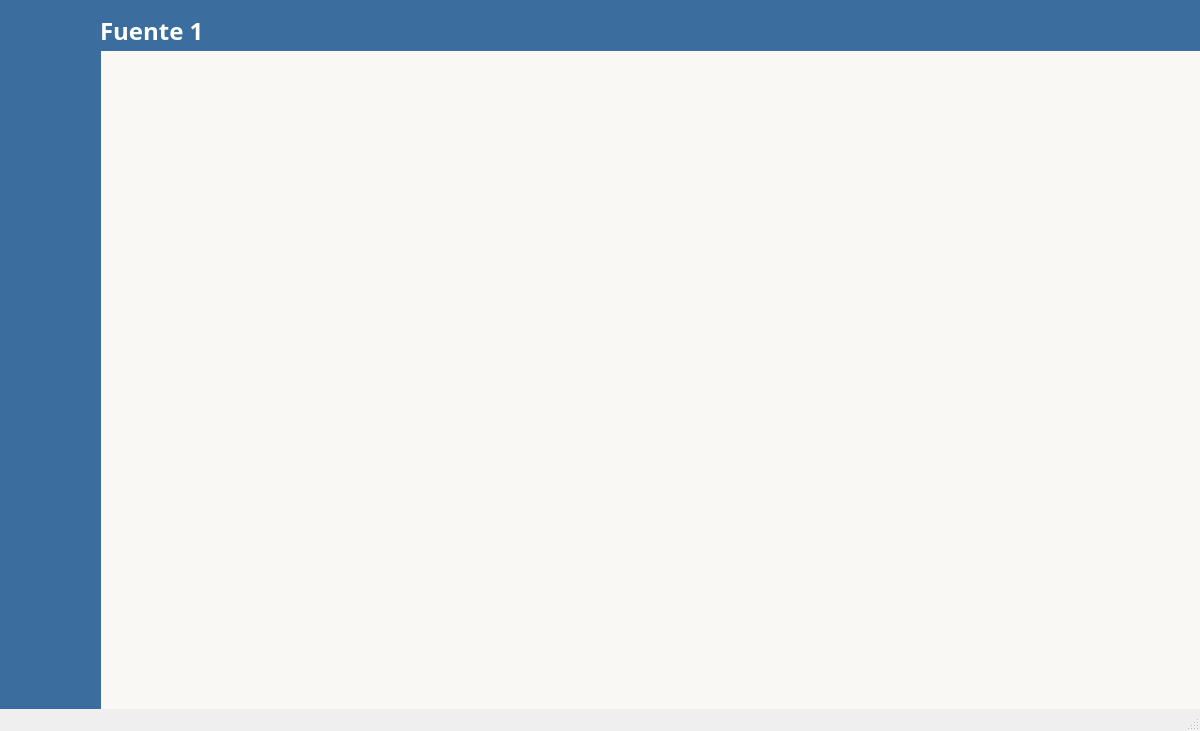
<?xml version="1.0" encoding="UTF-8"?>
<ui version="4.0">
 <class>actual</class>
 <widget class="QMainWindow" name="actual">
  <property name="geometry">
   <rect>
    <x>0</x>
    <y>0</y>
    <width>1200</width>
    <height>731</height>
   </rect>
  </property>
  <property name="windowTitle">
   <string>MainWindow</string>
  </property>
  <widget class="QWidget" name="centralwidget">
   <widget class="QPushButton" name="Balarma">
    <property name="geometry">
     <rect>
      <x>30</x>
      <y>340</y>
      <width>61</width>
      <height>61</height>
     </rect>
    </property>
    <property name="mouseTracking">
     <bool>true</bool>
    </property>
    <property name="tabletTracking">
     <bool>true</bool>
    </property>
    <property name="autoFillBackground">
     <bool>false</bool>
    </property>
    <property name="styleSheet">
     <string notr="true">QPushButton {
    background-color: rgba(255, 255, 255, 0);
    border: 2px rgba(255, 255, 255, 0) ;
    font-size: 16px;
    border-radius: 10px;
}
QPushButton:hover {
	background-color: rgb(252, 209, 128); /* Color al pasar el mouse */
}</string>
    </property>
    <property name="text">
     <string/>
    </property>
    <property name="icon">
     <iconset resource="recursos.qrc">
      <normaloff>:/recursos/alertaI.png</normaloff>:/recursos/alertaI.png</iconset>
    </property>
    <property name="iconSize">
     <size>
      <width>32</width>
      <height>32</height>
     </size>
    </property>
   </widget>
   <widget class="QPushButton" name="Bhistorico">
    <property name="geometry">
     <rect>
      <x>30</x>
      <y>250</y>
      <width>61</width>
      <height>61</height>
     </rect>
    </property>
    <property name="mouseTracking">
     <bool>true</bool>
    </property>
    <property name="tabletTracking">
     <bool>true</bool>
    </property>
    <property name="autoFillBackground">
     <bool>false</bool>
    </property>
    <property name="styleSheet">
     <string notr="true">QPushButton {
    background-color: rgba(255, 255, 255, 0);
    border: 2px rgba(255, 255, 255, 0) ;
    font-size: 16px;
    border-radius: 10px;
}
QPushButton:hover {
    background-color: rgb(252, 209, 128); /* Color al pasar el mouse */
}</string>
    </property>
    <property name="text">
     <string/>
    </property>
    <property name="icon">
     <iconset resource="recursos.qrc">
      <normaloff>:/recursos/grficoI.png</normaloff>:/recursos/grficoI.png</iconset>
    </property>
    <property name="iconSize">
     <size>
      <width>32</width>
      <height>32</height>
     </size>
    </property>
   </widget>
   <widget class="QPushButton" name="Bvolver">
    <property name="geometry">
     <rect>
      <x>30</x>
      <y>627</y>
      <width>61</width>
      <height>61</height>
     </rect>
    </property>
    <property name="mouseTracking">
     <bool>true</bool>
    </property>
    <property name="tabletTracking">
     <bool>true</bool>
    </property>
    <property name="autoFillBackground">
     <bool>false</bool>
    </property>
    <property name="styleSheet">
     <string notr="true">QPushButton {
    background-color: rgba(255, 255, 255, 0);
    border: 2px rgba(255, 255, 255, 0) ;
    font-size: 16px;
    border-radius: 10px;
}
QPushButton:hover {
	background-color: rgb(252, 209, 128); /* Color al pasar el mouse */
}</string>
    </property>
    <property name="text">
     <string/>
    </property>
    <property name="icon">
     <iconset resource="recursos.qrc">
      <normaloff>:/recursos/flecha-pequena-izquierda (1).png</normaloff>
      <selectedoff>:/recursos/flecha-pequena-izquierda (2).png</selectedoff>:/recursos/flecha-pequena-izquierda (1).png</iconset>
    </property>
    <property name="iconSize">
     <size>
      <width>32</width>
      <height>32</height>
     </size>
    </property>
   </widget>
   <widget class="QLabel" name="label_4">
    <property name="geometry">
     <rect>
      <x>0</x>
      <y>0</y>
      <width>101</width>
      <height>711</height>
     </rect>
    </property>
    <property name="styleSheet">
     <string notr="true">background-color: rgb(59, 110, 158);</string>
    </property>
    <property name="text">
     <string/>
    </property>
   </widget>
   <widget class="QLabel" name="label_5">
    <property name="geometry">
     <rect>
      <x>90</x>
      <y>0</y>
      <width>1111</width>
      <height>51</height>
     </rect>
    </property>
    <property name="styleSheet">
     <string notr="true">background-color: rgb(59, 110, 158);</string>
    </property>
    <property name="text">
     <string/>
    </property>
   </widget>
   <widget class="QPushButton" name="Bmenu">
    <property name="geometry">
     <rect>
      <x>30</x>
      <y>70</y>
      <width>61</width>
      <height>61</height>
     </rect>
    </property>
    <property name="mouseTracking">
     <bool>true</bool>
    </property>
    <property name="tabletTracking">
     <bool>false</bool>
    </property>
    <property name="styleSheet">
     <string notr="true">QPushButton {
    background-color: rgba(255, 255, 255, 0);
    border: 2px rgba(255, 255, 255, 0) ;
    font-size: 16px;
    border-radius: 10px;
}
QPushButton:hover {
/* Color al pasar el mouse */
	background-color: rgb(252, 209, 128);

}</string>
    </property>
    <property name="text">
     <string/>
    </property>
    <property name="icon">
     <iconset resource="recursos.qrc">
      <normaloff>:/recursos/menuI.png</normaloff>:/recursos/menuI.png</iconset>
    </property>
    <property name="iconSize">
     <size>
      <width>32</width>
      <height>32</height>
     </size>
    </property>
   </widget>
   <widget class="QLabel" name="label">
    <property name="geometry">
     <rect>
      <x>100</x>
      <y>10</y>
      <width>151</width>
      <height>41</height>
     </rect>
    </property>
    <property name="palette">
     <palette>
      <active>
       <colorrole role="WindowText">
        <brush brushstyle="SolidPattern">
         <color alpha="255">
          <red>193</red>
          <green>232</green>
          <blue>255</blue>
         </color>
        </brush>
       </colorrole>
       <colorrole role="Button">
        <brush brushstyle="SolidPattern">
         <color alpha="0">
          <red>193</red>
          <green>232</green>
          <blue>255</blue>
         </color>
        </brush>
       </colorrole>
       <colorrole role="Text">
        <brush brushstyle="SolidPattern">
         <color alpha="255">
          <red>193</red>
          <green>232</green>
          <blue>255</blue>
         </color>
        </brush>
       </colorrole>
       <colorrole role="ButtonText">
        <brush brushstyle="SolidPattern">
         <color alpha="255">
          <red>193</red>
          <green>232</green>
          <blue>255</blue>
         </color>
        </brush>
       </colorrole>
       <colorrole role="Base">
        <brush brushstyle="SolidPattern">
         <color alpha="0">
          <red>193</red>
          <green>232</green>
          <blue>255</blue>
         </color>
        </brush>
       </colorrole>
       <colorrole role="Window">
        <brush brushstyle="SolidPattern">
         <color alpha="0">
          <red>193</red>
          <green>232</green>
          <blue>255</blue>
         </color>
        </brush>
       </colorrole>
       <colorrole role="PlaceholderText">
        <brush brushstyle="SolidPattern">
         <color alpha="128">
          <red>193</red>
          <green>232</green>
          <blue>255</blue>
         </color>
        </brush>
       </colorrole>
      </active>
      <inactive>
       <colorrole role="WindowText">
        <brush brushstyle="SolidPattern">
         <color alpha="255">
          <red>193</red>
          <green>232</green>
          <blue>255</blue>
         </color>
        </brush>
       </colorrole>
       <colorrole role="Button">
        <brush brushstyle="SolidPattern">
         <color alpha="0">
          <red>193</red>
          <green>232</green>
          <blue>255</blue>
         </color>
        </brush>
       </colorrole>
       <colorrole role="Text">
        <brush brushstyle="SolidPattern">
         <color alpha="255">
          <red>193</red>
          <green>232</green>
          <blue>255</blue>
         </color>
        </brush>
       </colorrole>
       <colorrole role="ButtonText">
        <brush brushstyle="SolidPattern">
         <color alpha="255">
          <red>193</red>
          <green>232</green>
          <blue>255</blue>
         </color>
        </brush>
       </colorrole>
       <colorrole role="Base">
        <brush brushstyle="SolidPattern">
         <color alpha="0">
          <red>193</red>
          <green>232</green>
          <blue>255</blue>
         </color>
        </brush>
       </colorrole>
       <colorrole role="Window">
        <brush brushstyle="SolidPattern">
         <color alpha="0">
          <red>193</red>
          <green>232</green>
          <blue>255</blue>
         </color>
        </brush>
       </colorrole>
       <colorrole role="PlaceholderText">
        <brush brushstyle="SolidPattern">
         <color alpha="128">
          <red>193</red>
          <green>232</green>
          <blue>255</blue>
         </color>
        </brush>
       </colorrole>
      </inactive>
      <disabled>
       <colorrole role="WindowText">
        <brush brushstyle="SolidPattern">
         <color alpha="255">
          <red>193</red>
          <green>232</green>
          <blue>255</blue>
         </color>
        </brush>
       </colorrole>
       <colorrole role="Button">
        <brush brushstyle="SolidPattern">
         <color alpha="0">
          <red>193</red>
          <green>232</green>
          <blue>255</blue>
         </color>
        </brush>
       </colorrole>
       <colorrole role="Text">
        <brush brushstyle="SolidPattern">
         <color alpha="255">
          <red>193</red>
          <green>232</green>
          <blue>255</blue>
         </color>
        </brush>
       </colorrole>
       <colorrole role="ButtonText">
        <brush brushstyle="SolidPattern">
         <color alpha="255">
          <red>193</red>
          <green>232</green>
          <blue>255</blue>
         </color>
        </brush>
       </colorrole>
       <colorrole role="Base">
        <brush brushstyle="SolidPattern">
         <color alpha="0">
          <red>193</red>
          <green>232</green>
          <blue>255</blue>
         </color>
        </brush>
       </colorrole>
       <colorrole role="Window">
        <brush brushstyle="SolidPattern">
         <color alpha="0">
          <red>193</red>
          <green>232</green>
          <blue>255</blue>
         </color>
        </brush>
       </colorrole>
       <colorrole role="PlaceholderText">
        <brush brushstyle="SolidPattern">
         <color alpha="128">
          <red>193</red>
          <green>232</green>
          <blue>255</blue>
         </color>
        </brush>
       </colorrole>
      </disabled>
     </palette>
    </property>
    <property name="font">
     <font>
      <family>Arial Black</family>
      <pointsize>18</pointsize>
      <bold>true</bold>
     </font>
    </property>
    <property name="styleSheet">
     <string notr="true">color: rgb(255, 255, 255);
background-color: rgba(193, 232, 255, 0);</string>
    </property>
    <property name="text">
     <string>Fuente 1</string>
    </property>
   </widget>
   <widget class="QLabel" name="label_3">
    <property name="geometry">
     <rect>
      <x>10</x>
      <y>0</y>
      <width>1191</width>
      <height>741</height>
     </rect>
    </property>
    <property name="styleSheet">
     <string notr="true">background-color: rgb(249, 248, 245);</string>
    </property>
    <property name="text">
     <string/>
    </property>
   </widget>
   <widget class="QPushButton" name="Bactual">
    <property name="geometry">
     <rect>
      <x>30</x>
      <y>160</y>
      <width>61</width>
      <height>61</height>
     </rect>
    </property>
    <property name="mouseTracking">
     <bool>true</bool>
    </property>
    <property name="tabletTracking">
     <bool>true</bool>
    </property>
    <property name="styleSheet">
     <string notr="true">QPushButton {
    background-color: rgba(255, 255, 255, 0);
    border: 2px rgba(255, 255, 255, 0) ;
    font-size: 16px;
    border-radius: 10px;
}
QPushButton:hover {
    border: 4px solid #fcd180; /* Borde color #fcd180 al pasar el mouse */
}</string>
    </property>
    <property name="text">
     <string/>
    </property>
    <property name="icon">
     <iconset resource="recursos.qrc">
      <normaloff>:/recursos/rapido-en-el-tiempo (2).png</normaloff>:/recursos/rapido-en-el-tiempo (2).png</iconset>
    </property>
    <property name="iconSize">
     <size>
      <width>32</width>
      <height>32</height>
     </size>
    </property>
   </widget>
   <zorder>label_3</zorder>
   <zorder>label_4</zorder>
   <zorder>label_5</zorder>
   <zorder>Bmenu</zorder>
   <zorder>label</zorder>
   <zorder>Bactual</zorder>
   <zorder>Balarma</zorder>
   <zorder>Bhistorico</zorder>
   <zorder>Bvolver</zorder>
  </widget>
  <widget class="QMenuBar" name="menubar">
   <property name="geometry">
    <rect>
     <x>0</x>
     <y>0</y>
     <width>1200</width>
     <height>22</height>
    </rect>
   </property>
  </widget>
  <widget class="QStatusBar" name="statusbar"/>
 </widget>
 <resources>
  <include location="recursos.qrc"/>
 </resources>
 <connections/>
</ui>
